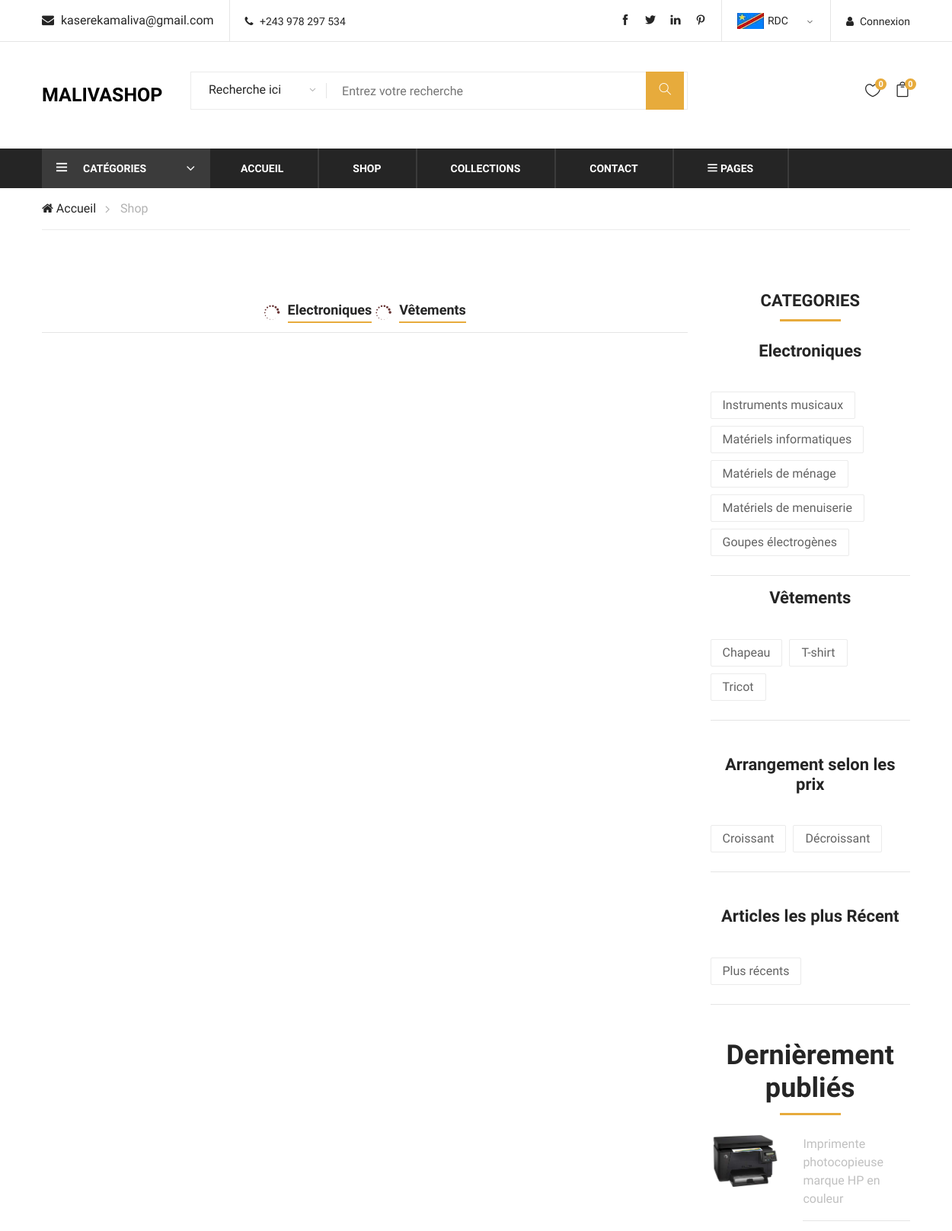
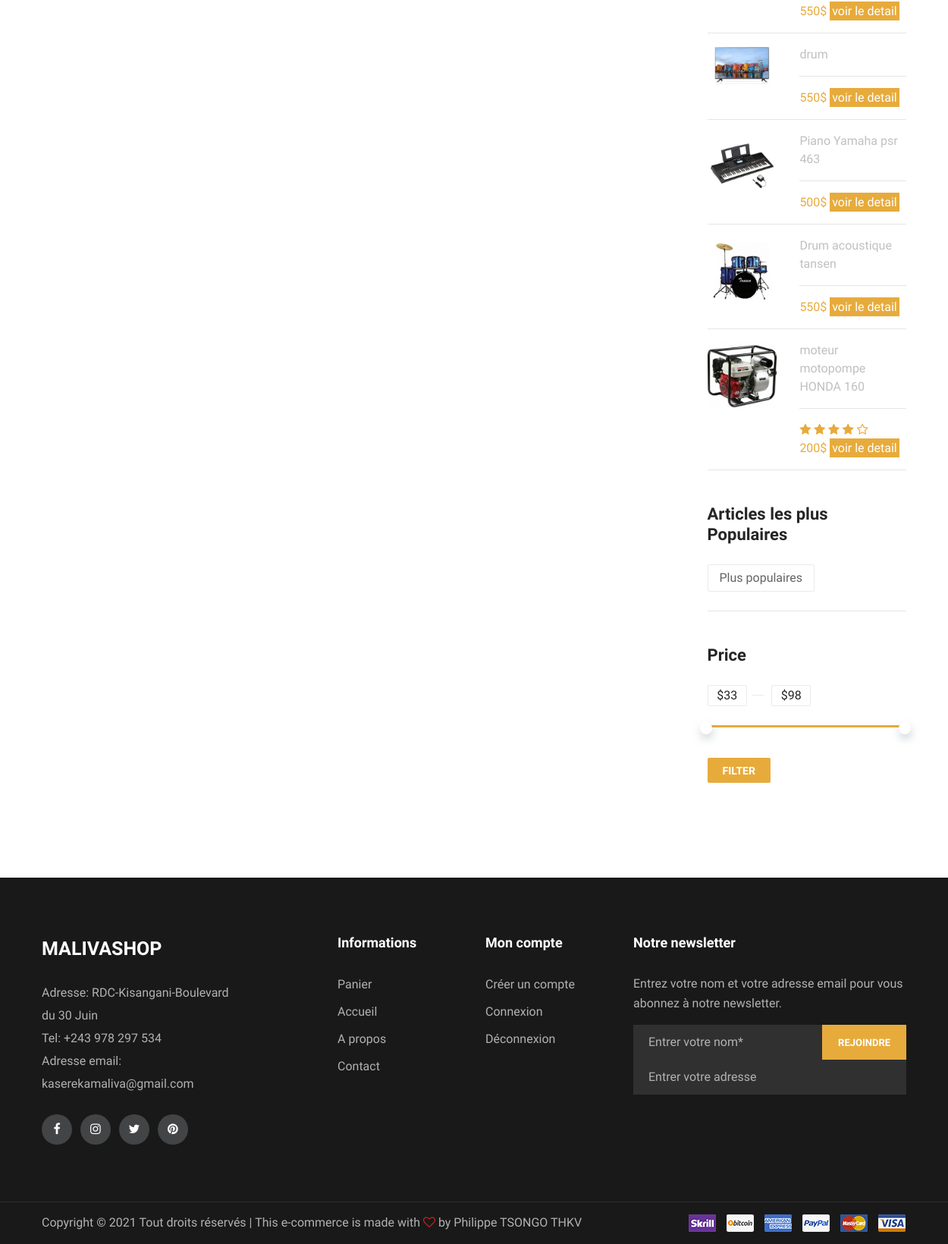
The page /shop.php on the database its author committed (2 pictures, top to bottom).
### tables this page shows
CREATE TABLE IF NOT EXISTS `prod` (
  `id` int(11) NOT NULL AUTO_INCREMENT,
  `name` varchar(155) NOT NULL,
  `price` int(11) NOT NULL,
  `descript` text NOT NULL,
  `cat_name` varchar(55) NOT NULL,
  `category` varchar(50) NOT NULL,
  `color` varchar(15) NOT NULL,
  `size` varchar(10) NOT NULL,
  `date_pub` date NOT NULL,
  PRIMARY KEY (`id`)
);

### shop.php (the view, shortened to what this page needs)
<!DOCTYPE html>
<html lang="fr">
<head>
    <link rel="stylesheet" href="css/bootstrap.min.css" type="text/css">
    <link rel="stylesheet" href="css/font-awesome.min.css" type="text/css">
    <link rel="stylesheet" href="css/themify-icons.css" type="text/css">
    <link rel="stylesheet" href="css/elegant-icons.css" type="text/css">
    <link rel="stylesheet" href="css/owl.carousel.min.css" type="text/css">
    <link rel="stylesheet" href="css/nice-select.css" type="text/css">
    <link rel="stylesheet" href="css/jquery-ui.min.css" type="text/css">
    <link rel="stylesheet" href="css/slicknav.min.css" type="text/css">
    <link rel="stylesheet" href="css/style.css" type="text/css">
</head>
<body>
    <?php include('header_index.php');?>
    <div class="breacrumb-section">
        <div class="container">
            <div class="row">
                <div class="col-lg-12">
                    <div class="breadcrumb-text">
                        <a href="index.php"><i class="fa fa-home"></i> Accueil</a>
                        <span>Shop</span>
                    </div>
                </div>
            </div>
        </div>
    </div>
    <section class="product-shop spad">
        <div class="container">
            <div class="row">
                <div class="col-lg-9">
                    <?php $display = $connexion->query('SELECT * FROM prod');
                    $cat = $display->fetch();?>
                    <div class="loading-more">
                        <i class="icon_loading"></i>
                        <a href="shop.php?categorie=<?= $cat['category']='électronique' ?>">Electroniques</a>
                        <i class="icon_loading"></i>
                        <a href="shop.php?categorie=<?= $cat['category']='Vêtement' ?>">Vêtements</a>
                    </div>
                    <hr>
                </div>
                <div class="col-lg-3">
                    <div class="filter-widget">
                    <div class="section-title">
                        <h2 class="fw-title">CATEGORIES</h2>
                    </div>
                            <div class="fw-tags">
                                <div class="section-title">
                                    <h5 class="fw-title">Electroniques</h5>
                                </div>
                                <?php $display = $connexion->query('SELECT * FROM prod WHERE cat_name="Instruments musicaux"');
                                $cat = $display->fetch();?>
                                <a href="shop.php?category=<?= $cat['cat_name']?>"><?= $cat['cat_name']?></a>
                                <?php $display = $connexion->query('SELECT * FROM prod WHERE cat_name="Matériels informatiques"');
                                $cat = $display->fetch();?>
                                <a href="shop.php?category=<?= $cat['cat_name']?>"><?= $cat['cat_name']?></a>
                                <?php $display = $connexion->query('SELECT * FROM prod WHERE cat_name="Matériels de ménage"');
                                $cat = $display->fetch();?>
                                <a href="shop.php?category=<?= $cat['cat_name']?>"><?= $cat['cat_name']?></a>
                                <?php $display = $connexion->query('SELECT * FROM prod WHERE cat_name="Matériels de menuiserie"');
                                $cat = $display->fetch();?>
                                <a href="shop.php?category=<?= $cat['cat_name']?>"><?= $cat['cat_name']?></a>
                                <?php $display = $connexion->query('SELECT * FROM prod WHERE cat_name="Goupes électrogènes"');
                                $cat = $display->fetch();?>
                                <a href="shop.php?category=<?= $cat['cat_name']?>"><?= $cat['cat_name']?></a>
                            </div>
                            <hr>
                            <div class="fw-tags">
                                <div class="section-title">
                                    <h5 class="fw-title">Vêtements</h5>
                                </div>
                                <?php $display = $connexion->query('SELECT * FROM prod WHERE cat_name="Chapeau"');
                                $cat = $display->fetch();?>
                                <a href="shop.php?category=<?= $cat['cat_name']?>"><?= $cat['cat_name']?></a>
                                <?php $display = $connexion->query('SELECT * FROM prod WHERE cat_name="T-shirt"');
                                $cat = $display->fetch();?>
                                <a href="shop.php?category=<?= $cat['cat_name']?>"><?= $cat['cat_name']?></a>
                                <?php $display = $connexion->query('SELECT * FROM prod WHERE cat_name="Tricot"');
                                $cat = $display->fetch();?>
                                <a href="shop.php?category=<?= $cat['cat_name']?>"><?= $cat['cat_name']?></a>
                            </div>
                            <hr>
                    </div>
                    <div class="filter-widget">
                        <div class="section-title">
                            <h4 class="fw-title">Arrangement selon les prix</h4>
                        </div>
                            <div class="fw-tags">
                                <?php $display = $connexion->query('SELECT * FROM prod ORDER BY price ASC LIMIT 0,10');
                                $croissant = $display->fetch();?>
                                <a href="shop.php?prix=<?= $croissant['price']?>">Croissant</a>
                                <?php $display = $connexion->query('SELECT * FROM prod ORDER BY price DESC LIMIT 0,10');
                                $croissant = $display->fetch();?>
                                <a href="shop.php?prix=<?= $croissant['price']?>">Décroissant</a>
                            </div>
                            <hr>
                    </div>
                    <div class="filter-widget">
                        <div class="section-title">
                            <h4 class="fw-title">Articles les plus Récent</h4>
                        </div>
                            <div class="fw-tags">
                                <?php $display = $connexion->query('SELECT * FROM prod ORDER BY date_pub');
                                $recent = $display->fetch();?>
                                <a href="shop.php?recent=<?= $recent['price']?>">Plus récents</a>
                            </div>
                            <hr>
                    </div>
                    <div class="filter-widget">
                       <div class="section-title">
                            <h2>Dernièrement publiés</h2>
                        </div>
                        <?php $display = $connexion->query('SELECT * FROM prod ORDER BY date_pub DESC LIMIT 0,5');
                        while($recent = $display->fetch()){;?>
                        <div class="row">
                            <div class="col-sm-5">
                                <img src="images/<?= $recent['id']?>.jpg" alt="<?= $recent['name'] ?>">
                            </div>
                            <div class="col-sm-7">
                            <a href="product_detail.php?detail=<?= $recent['name']?>" style='color: silver;'>
                                <?= $recent['name'] ?></a>
                            <hr>
                                <div class="pd-rating">
                                    <div class="catagory-name" style="color: #e7ab3c;">
                                            <?php if($recent['price'] < 300 AND $recent['price']  > 200){
                                            ?>
                                            <div class="pd-rating">
                                                <i class="fa fa-star"></i>
                                                <i class="fa fa-star"></i>
                                                <i class="fa fa-star"></i>
                                                <i class="fa fa-star-o"></i>
                                                <i class="fa fa-star-o"></i>
                                            </div>
                                            <?php }elseif($recent['price'] <= 200 AND $recent['price'] >= 100 ){?>
                                             <div class="pd-rating">
                                                <i class="fa fa-star"></i>
                                                <i class="fa fa-star"></i>
                                                <i class="fa fa-star"></i>
                                                <i class="fa fa-star"></i>
                                                <i class="fa fa-star-o"></i>
                                            </div>
                                            <?php } ?>
                                    </div>
                                </div>
                                <span style="color: #e7ab3c;">
                                    <?= $recent['price'] .'$'?>
                                </span>
                                <span style="background-color: #e7ab3c; padding: 2%;">
                                    <a href="product_detail.php?detail=<?= $recent['name']?>" style='color: white;'>voir le detail</a>
                                </span>
                            </div>
                        </div>
                        <hr>
                    <?php }?>
                    </div>
                    <div class="filter-widget">
                        <h4 class="fw-title">Articles les plus Populaires</h4>
                            <div class="fw-tags">
                                <?php $display = $connexion->query('SELECT * FROM prod WHERE id>13 ORDER BY name ASC');
                                $populaire = $display->fetch();?>
                                <a href="shop.php?populaire=<?= $populaire['price']?>">Plus populaires</a>
                            </div>
                            <hr>
                    </div>
                    <div class="filter-widget">
                        <h4 class="fw-title">Price</h4>
                        <div class="filter-range-wrap">
                            <div class="range-slider">
                                <div class="price-input">
                                    <input type="text" id="minamount">
                                    <input type="text" id="maxamount">
                                </div>
                            </div>
                            <div class="price-range ui-slider ui-corner-all ui-slider-horizontal ui-widget ui-widget-content"
                                data-min="33" data-max="98">
                                <span tabindex="0" class="ui-slider-handle ui-corner-all ui-state-default"></span>
                                <span tabindex="0" class="ui-slider-handle ui-corner-all ui-state-default"></span>
                            </div>
                        </div>
                        <a href="#" class="filter-btn">Filter</a>
                    </div>
                </div>
            </div>
        </div>
    </section>
    <?php include('footer.php'); ?>
</body>
</html>

### css/style.css (style rules this page uses)
html, body { height: 100%; font-family: "Muli", sans-serif; -webkit-font-smoothing: antialiased; font-smoothing: antialiased; }
h1, h2, h3, h4, h5, h6 { margin: 0; color: #111111; font-weight: 400; font-family: "Muli", sans-serif; }
h2 { font-size: 36px; }
h4 { font-size: 24px; }
h5 { font-size: 18px; }
img { max-width: 100%; }
.section-title { margin-bottom: 40px; text-align: center; }
.section-title h2 { color: #252525; font-size: 36px; font-weight: 700; margin-bottom: 38px; position: relative; }
.section-title h2:before { position: absolute; left: 0; right: 0; bottom: -14px; width: 80px; height: 3px; background: #e7ab3c; content: ""; margin: 0 auto; }
.spad { padding-top: 100px; padding-bottom: 100px; }
.breadcrumb-text { border-bottom: 1px solid #ebebeb; padding: 15px 0; }
.breadcrumb-text a { display: inline-block; font-size: 16px; color: #252525; margin-right: 28px; position: relative; }
.breadcrumb-text a:after { position: absolute; right: -18px; top: 0px; content: ""; font-family: "FontAwesome"; font-size: 16px; color: #b2b2b2; }
.breadcrumb-text span { display: inline-block; color: #b2b2b2; }
.product-shop { padding-top: 80px; padding-bottom: 80px; }
.filter-widget { margin-bottom: 45px; }
.filter-widget .fw-title { color: #252525; font-size: 22px; font-weight: 700; margin-bottom: 26px; }
.filter-widget .filter-range-wrap { margin-bottom: 40px; }
.filter-widget .filter-range-wrap .range-slider { margin-bottom: 25px; }
.filter-widget .filter-range-wrap .range-slider .price-input { position: relative; }
.filter-widget .filter-range-wrap .range-slider .price-input:after { position: absolute; left: 58px; top: 13px; height: 1px; width: 17px; background: #ebebeb; content: ""; }
.filter-widget .filter-range-wrap .range-slider .price-input input { font-size: 16px; color: #252525; max-width: 20%; text-align: center; border: 1px solid #ebebeb; border-radius: 2px; }
.filter-widget .filter-range-wrap .range-slider .price-input input:nth-child(1) { margin-right: 28px; }
.filter-widget .filter-range-wrap .price-range { border-radius: 0; }
.filter-widget .filter-range-wrap .price-range.ui-widget-content { border: none; background: #ebebeb; height: 3px; }
.filter-widget .filter-range-wrap .price-range.ui-widget-content .ui-slider-handle { height: 16px; width: 16px; border-radius: 50%; background: #ffffff; border: none; -webkit-box-shadow: 1px 6px 14px -4px #425c6d; box-shadow: 1px 6px 14px -4px #425c6d; outline: none; }
.filter-widget .filter-btn { font-size: 14px; color: #ffffff; font-weight: 700; background: #e7ab3c; padding: 7px 20px 5px; border-radius: 2px; display: inline-block; text-transform: uppercase; }
.filter-widget .fw-tags a { display: inline-block; font-size: 16px; color: #636363; padding: 5px 15px; border: 1px solid #ebebeb; margin-right: 5px; margin-bottom: 9px; border-radius: 2px; }
.loading-more { text-align: center; padding-top: 10px; }
.loading-more i { font-size: 22px; color: #663333; margin-right: 6px; position: relative; top: 7px; }
.loading-more a { font-size: 18px; font-weight: 700; color: #252525; position: relative; display: inline-block; }
.loading-more a:before { position: absolute; left: 0; bottom: -4px; width: 100%; height: 2px; background: #e7ab3c; content: ""; }
@media only screen and (min-width: 1200px) { .container { max-width: 1170px; } }

### rows shown on the page
prod: cat_name "Instruments musicaux"
prod: cat_name "Matériels informatiques"
prod: cat_name "Matériels de ménage"
prod: cat_name "Matériels de menuiserie"
prod: cat_name "Goupes électrogènes"
prod: cat_name "Chapeau"
prod: cat_name "T-shirt"
prod: cat_name "Tricot"
prod: shows a picture, name "Imprimente photocopieuse marque HP en couleur", price "550"
prod: shows a picture, name "drum", price "550"
prod: shows a picture, name "Piano Yamaha psr 463", price "500"
prod: shows a picture, name "Drum acoustique tansen", price "550"
prod: shows a picture, name "moteur motopompe HONDA 160", price "200"
